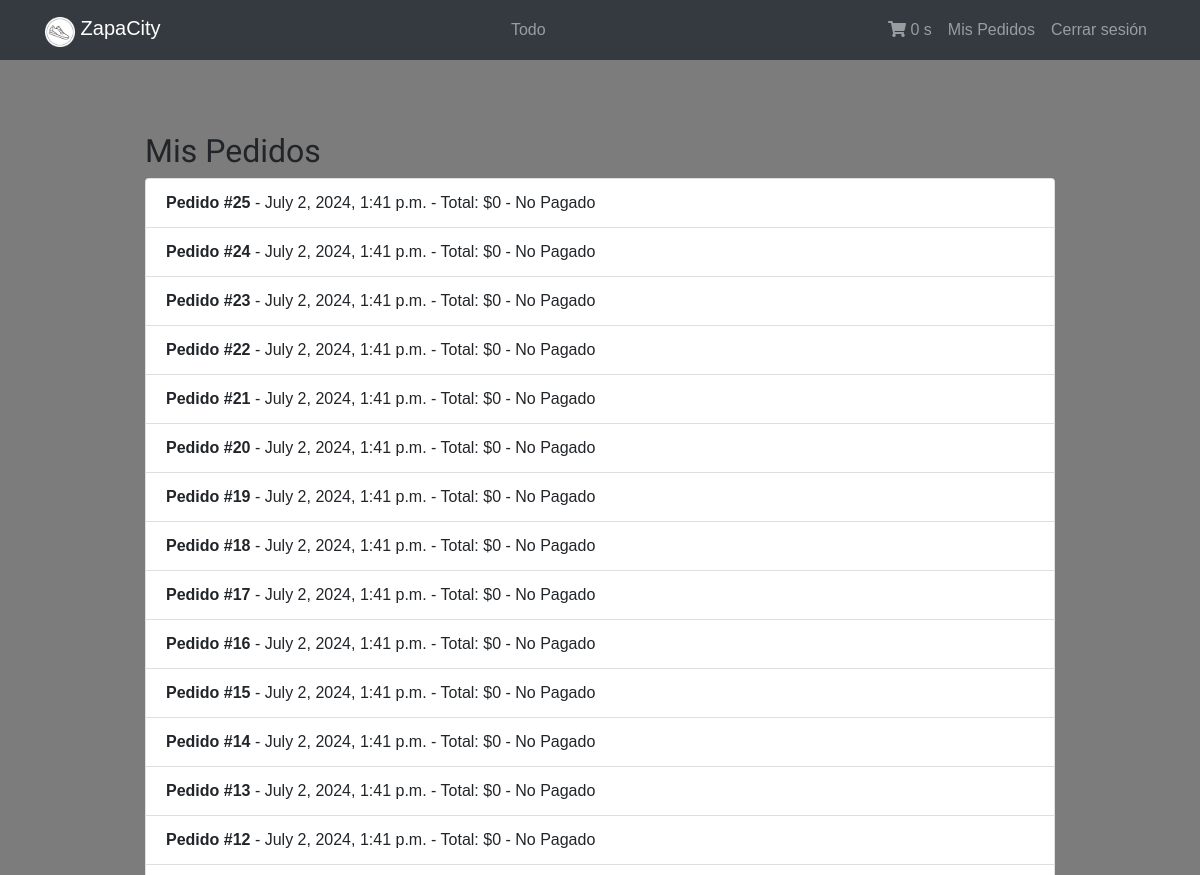
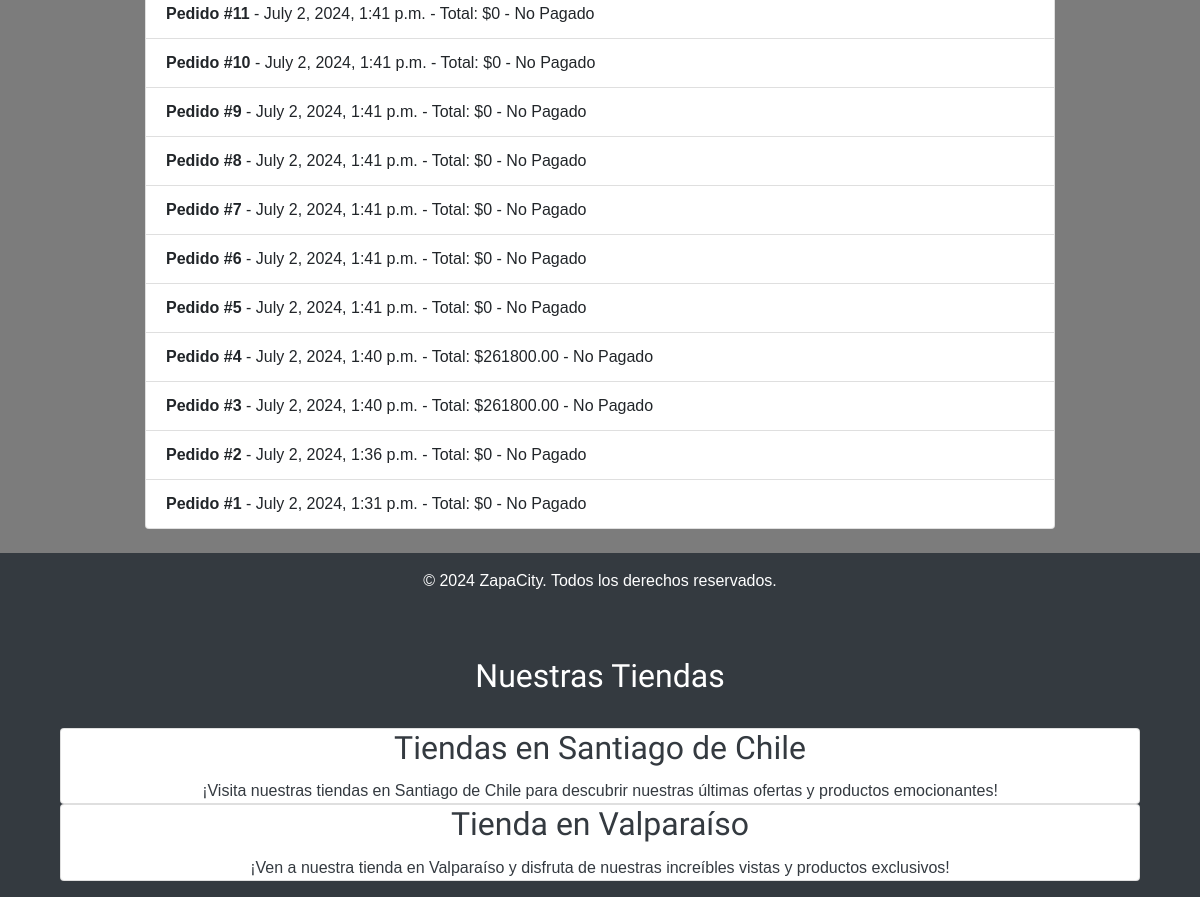
The app's page /orders/ (signed in), older data (2 pictures, top to bottom).
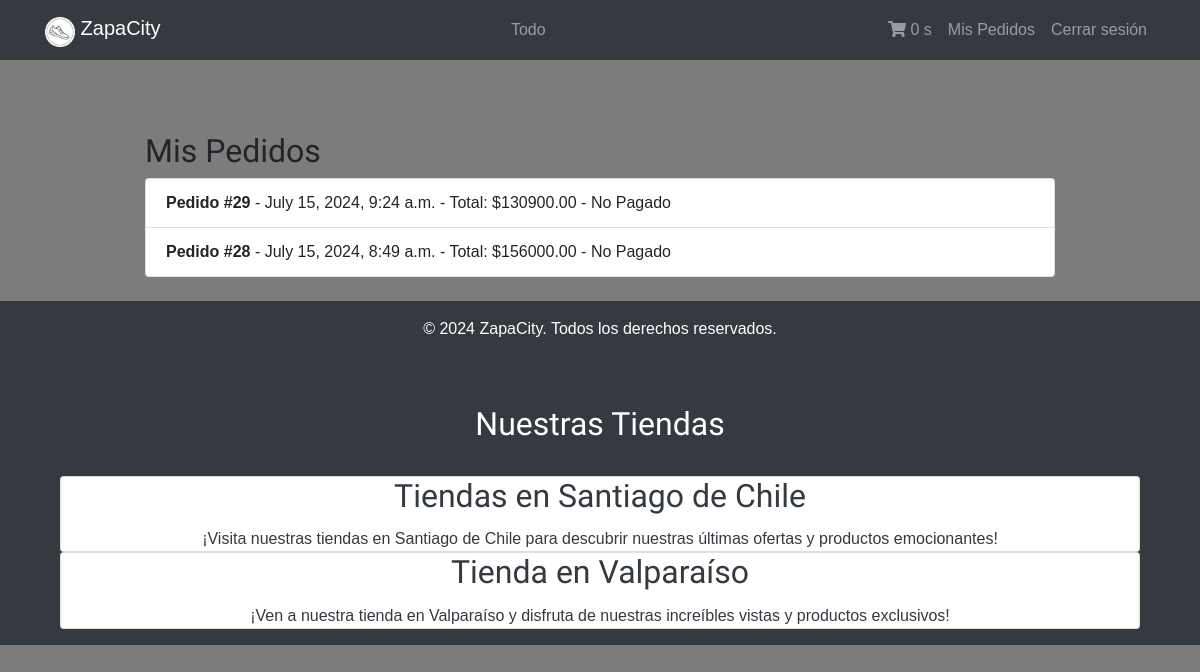
The same page, newer data.
### orders/models.py (models this page shows, shortened)
class Order(models.Model):
    first_name = models.CharField(max_length=50)
    last_name = models.CharField(max_length=50)
    email = models.EmailField()
    address = models.CharField(max_length=250)
    postal_code = models.CharField(max_length=20)
    city = models.CharField(max_length=100)
    created = models.DateTimeField(auto_now_add=True)
    updated = models.DateTimeField(auto_now=True)
    paid = models.BooleanField(default=False)
    user=models.ForeignKey(User, on_delete=models.CASCADE,default=1)
    class Meta:
        ordering = ['-created']
        indexes = [
            models.Index(fields=['-created']),
        ]
    def get_total_cost(self):
        return sum(item.get_cost() for item in self.items.all())

class OrderItem(models.Model):
    order = models.ForeignKey(Order,
                              related_name='items',
                              on_delete=models.CASCADE)
    product = models.ForeignKey(Producto,
                                related_name='order_items',
                                on_delete=models.CASCADE)
    price = models.DecimalField(max_digits=10,
                                decimal_places=2)
    quantity = models.PositiveIntegerField(default=1)
    def get_cost(self):
        return self.price * self.quantity

### orders/views.py (the view)
# urls.py: path('', views.order_list, name='order_list'),
@login_required
def order_list(request):
    orders = Order.objects.filter(user=request.user)
    return render(request, 'orders/order/list.html', {'orders': orders})

### cart/cart.py (called while the page is built)
    def __len__(self):
        return sum(item['quantity'] for item in self.cart.values())

### cart/context_processors.py (called while the page is built)
def cart(request):
    return{'cart': Cart(request)}

### orders/templates/orders/order/list.html (shortened to what this page needs)
{% extends "shop/base.html" %}
{% block content %}
<div class="container mt-5">
    <h2>Mis Pedidos</h2>
    {% if orders %}
        <ul class="list-group">
            {% for order in orders %}
                <li class="list-group-item">
                    <strong>Pedido #{{ order.id }}</strong> - {{ order.created }} - Total: ${{ order.get_total_cost }} - {% if order.paid %} Pagado {% else %} No Pagado {% endif %}
                </li>
            {% endfor %}
        </ul>
    {% else %}
        <p>No has realizado ningún pedido.</p>
    {% endif %}
</div>
{% endblock %}

### shop/templates/shop/base.html (shortened to what this page needs)
{% load static %}
<!DOCTYPE html>
<html lang="en">
<head>
    <link rel="stylesheet" href="{% static 'css/base.css' %}">
    <link href="https://stackpath.bootstrapcdn.com/bootstrap/4.5.2/css/bootstrap.min.css" rel="stylesheet">
    <link rel="stylesheet" href="https://cdnjs.cloudflare.com/ajax/libs/font-awesome/5.15.3/css/all.min.css">
    <link rel="stylesheet" href="{% static 'css/base.css' %}">
</head>
<body class="body-gri">
    <nav class="navbar navbar-expand-lg navbar-dark bg-dark">
        <div class="container">
            <a class="navbar-brand" href="/">
                <img src="{% static 'img/Zapacity-negative-modified.png' %}" alt="Logo" width="30" height="30" class="d-inline-block align-text-top">
                ZapaCity</a>
            <div class="collapse navbar-collapse justify-content-center" id="navbarNav">
                <ul class="navbar-nav">
                    <li {% if not category %}class="nav-item selected"{% else %}class="nav-item"{% endif %}>
                        <a class="nav-link" href="{% url 'shop:product_list' %}">Todo</a>
                    </li>
                </ul>
            </div>
            <div class="navbar-nav ml-auto">
                <ul class="navbar-nav">
                    {% if user.is_authenticated %}
                    <li class="nav-item">
                        {% with total_items=cart|length %}
                        {% if total_items > -1 %}
                        <a class="nav-link" href="{% url 'cart:cart_detail' %}">
                            <i class="fas fa-shopping-cart"></i>
                            {{ total_items }} {{ total_items|pluralize }}
                        </a>
                        {% endif %}
                        {% endwith %}
                    </li>
                    <li class="nav-item">
                        <a class="nav-link" href="{% url 'orders:order_list' %}">Mis Pedidos</a>
                    </li>
                    <li class="nav-item">
                        <a href="{% url 'accounts:signout' %}" class="nav-link">Cerrar sesión</a>
                    </li>
                    {% endif %}
                </ul>
            </div>
        </div>
    </nav>
    <div id="content" class="container mt-4">
        {% block content %}
        {% endblock %}
    </div>
    <footer class="bg-dark text-center text-white py-3 mt-4">
        <p>&copy; 2024 ZapaCity. Todos los derechos reservados.</p>
        <br><br>
        <div class="container">
            <h2 class="text-while">Nuestras Tiendas</h2>
            <br>
            <div class="container">
                <div class="card">
                    <h2 class="card-title text-dark">Tiendas en Santiago de Chile</h2>
                    <p class="card-text text-dark">¡Visita nuestras tiendas en Santiago de Chile para descubrir nuestras últimas ofertas y productos emocionantes!</p>
                </div>
                <div class="card">
                    <h2 class="card-title text-dark">Tienda en Valparaíso</h2>
                    <p class="card-text text-dark">¡Ven a nuestra tienda en Valparaíso y disfruta de nuestras increíbles vistas y productos exclusivos!</p>
                </div>
            </div>
        </div>
    </footer>
</body>
</html>

### shop/static/css/base.css (style rules this page uses)
body { margin:0; padding:0; font-family:helvetica, sans-serif; }
.body-gri { background-color: #7c7c7c; }
h1, h2, h3, h4, h5 , h6 { font-family: 'Ubuntu', sans-serif; font-weight:normal; }
a { text-decoration:none; color:#46494b; }
#content { padding:0 100px; overflow:hidden; }

Row changes from the older to the newer data that the page shows:
removed Order: id "25", created "July 2, 2024, 1:41 p.m.", get_total_cost "0", paid "No Pagado"
removed Order: id "24", created "July 2, 2024, 1:41 p.m.", get_total_cost "0", paid "No Pagado"
removed Order: id "23", created "July 2, 2024, 1:41 p.m.", get_total_cost "0", paid "No Pagado"
removed Order: id "22", created "July 2, 2024, 1:41 p.m.", get_total_cost "0", paid "No Pagado"
removed Order: id "21", created "July 2, 2024, 1:41 p.m.", get_total_cost "0", paid "No Pagado"
removed Order: id "20", created "July 2, 2024, 1:41 p.m.", get_total_cost "0", paid "No Pagado"
removed Order: id "19", created "July 2, 2024, 1:41 p.m.", get_total_cost "0", paid "No Pagado"
removed Order: id "18", created "July 2, 2024, 1:41 p.m.", get_total_cost "0", paid "No Pagado"
removed Order: id "17", created "July 2, 2024, 1:41 p.m.", get_total_cost "0", paid "No Pagado"
removed Order: id "16", created "July 2, 2024, 1:41 p.m.", get_total_cost "0", paid "No Pagado"
removed Order: id "15", created "July 2, 2024, 1:41 p.m.", get_total_cost "0", paid "No Pagado"
removed Order: id "14", created "July 2, 2024, 1:41 p.m.", get_total_cost "0", paid "No Pagado"
removed Order: id "13", created "July 2, 2024, 1:41 p.m.", get_total_cost "0", paid "No Pagado"
removed Order: id "12", created "July 2, 2024, 1:41 p.m.", get_total_cost "0", paid "No Pagado"
removed Order: id "11", created "July 2, 2024, 1:41 p.m.", get_total_cost "0", paid "No Pagado"
removed Order: id "10", created "July 2, 2024, 1:41 p.m.", get_total_cost "0", paid "No Pagado"
removed Order: id "9", created "July 2, 2024, 1:41 p.m.", get_total_cost "0", paid "No Pagado"
removed Order: id "8", created "July 2, 2024, 1:41 p.m.", get_total_cost "0", paid "No Pagado"
removed Order: id "7", created "July 2, 2024, 1:41 p.m.", get_total_cost "0", paid "No Pagado"
removed Order: id "6", created "July 2, 2024, 1:41 p.m.", get_total_cost "0", paid "No Pagado"
removed Order: id "5", created "July 2, 2024, 1:41 p.m.", get_total_cost "0", paid "No Pagado"
removed Order: id "4", created "July 2, 2024, 1:40 p.m.", get_total_cost "261800.00", paid "No Pagado"
removed Order: id "3", created "July 2, 2024, 1:40 p.m.", get_total_cost "261800.00", paid "No Pagado"
removed Order: id "2", created "July 2, 2024, 1:36 p.m.", get_total_cost "0", paid "No Pagado"
removed Order: id "1", created "July 2, 2024, 1:31 p.m.", get_total_cost "0", paid "No Pagado"
added Order: id "29", created "July 15, 2024, 9:24 a.m.", get_total_cost "130900.00", paid "No Pagado"
added Order: id "28", created "July 15, 2024, 8:49 a.m.", get_total_cost "156000.00", paid "No Pagado"
